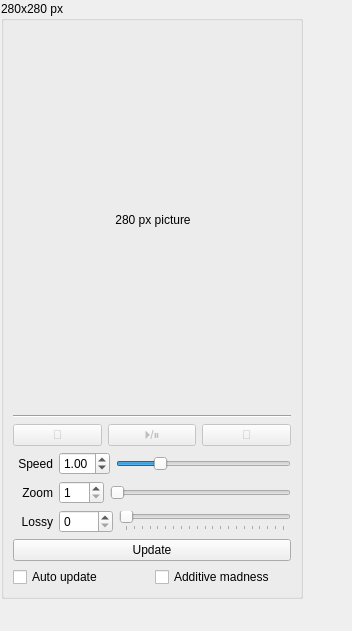
<?xml version="1.0" encoding="UTF-8"?>
<ui version="4.0">
 <class>Form</class>
 <widget class="QWidget" name="Form">
  <property name="geometry">
   <rect>
    <x>0</x>
    <y>0</y>
    <width>352</width>
    <height>631</height>
   </rect>
  </property>
  <property name="windowTitle">
   <string>Form</string>
  </property>
  <widget class="QGroupBox" name="layout_gif280">
   <property name="geometry">
    <rect>
     <x>1</x>
     <y>1</y>
     <width>302</width>
     <height>598</height>
    </rect>
   </property>
   <property name="sizePolicy">
    <sizepolicy hsizetype="Preferred" vsizetype="Expanding">
     <horstretch>0</horstretch>
     <verstretch>0</verstretch>
    </sizepolicy>
   </property>
   <property name="title">
    <string>280x280 px</string>
   </property>
   <layout class="QVBoxLayout" name="verticalLayout">
    <property name="spacing">
     <number>6</number>
    </property>
    <property name="bottomMargin">
     <number>9</number>
    </property>
    <item>
     <spacer name="verticalSpacer_2">
      <property name="orientation">
       <enum>Qt::Vertical</enum>
      </property>
      <property name="sizeHint" stdset="0">
       <size>
        <width>20</width>
        <height>40</height>
       </size>
      </property>
     </spacer>
    </item>
    <item>
     <layout class="QGridLayout" name="gridLayout">
      <item row="0" column="0">
       <widget class="QLabel" name="gifplayer280">
        <property name="sizePolicy">
         <sizepolicy hsizetype="Preferred" vsizetype="MinimumExpanding">
          <horstretch>0</horstretch>
          <verstretch>0</verstretch>
         </sizepolicy>
        </property>
        <property name="minimumSize">
         <size>
          <width>280</width>
          <height>280</height>
         </size>
        </property>
        <property name="text">
         <string>280 px picture</string>
        </property>
        <property name="alignment">
         <set>Qt::AlignCenter</set>
        </property>
       </widget>
      </item>
     </layout>
    </item>
    <item>
     <spacer name="verticalSpacer">
      <property name="orientation">
       <enum>Qt::Vertical</enum>
      </property>
      <property name="sizeHint" stdset="0">
       <size>
        <width>20</width>
        <height>40</height>
       </size>
      </property>
     </spacer>
    </item>
    <item>
     <widget class="Line" name="line">
      <property name="orientation">
       <enum>Qt::Horizontal</enum>
      </property>
     </widget>
    </item>
    <item>
     <layout class="QHBoxLayout" name="layout_playback280">
      <item>
       <widget class="QPushButton" name="btn_fb280">
        <property name="enabled">
         <bool>false</bool>
        </property>
        <property name="minimumSize">
         <size>
          <width>30</width>
          <height>0</height>
         </size>
        </property>
        <property name="font">
         <font>
          <family>Segoe UI Symbol</family>
         </font>
        </property>
        <property name="text">
         <string></string>
        </property>
       </widget>
      </item>
      <item>
       <widget class="QPushButton" name="btn_playpause280">
        <property name="enabled">
         <bool>false</bool>
        </property>
        <property name="minimumSize">
         <size>
          <width>30</width>
          <height>0</height>
         </size>
        </property>
        <property name="font">
         <font>
          <family>Segoe UI Symbol</family>
         </font>
        </property>
        <property name="text">
         <string>⏵/⏸</string>
        </property>
        <property name="checkable">
         <bool>true</bool>
        </property>
       </widget>
      </item>
      <item>
       <widget class="QPushButton" name="btn_ff280">
        <property name="enabled">
         <bool>false</bool>
        </property>
        <property name="minimumSize">
         <size>
          <width>30</width>
          <height>0</height>
         </size>
        </property>
        <property name="font">
         <font>
          <family>Segoe UI Symbol</family>
         </font>
        </property>
        <property name="text">
         <string></string>
        </property>
       </widget>
      </item>
     </layout>
    </item>
    <item>
     <layout class="QHBoxLayout" name="layout_speed280">
      <property name="topMargin">
       <number>0</number>
      </property>
      <item>
       <widget class="QLabel" name="lbl_speed280">
        <property name="minimumSize">
         <size>
          <width>40</width>
          <height>0</height>
         </size>
        </property>
        <property name="layoutDirection">
         <enum>Qt::LeftToRight</enum>
        </property>
        <property name="autoFillBackground">
         <bool>false</bool>
        </property>
        <property name="text">
         <string>Speed</string>
        </property>
        <property name="alignment">
         <set>Qt::AlignRight|Qt::AlignTrailing|Qt::AlignVCenter</set>
        </property>
       </widget>
      </item>
      <item>
       <widget class="QDoubleSpinBox" name="spin_speed280">
        <property name="wrapping">
         <bool>false</bool>
        </property>
        <property name="frame">
         <bool>true</bool>
        </property>
        <property name="buttonSymbols">
         <enum>QAbstractSpinBox::UpDownArrows</enum>
        </property>
        <property name="minimum">
         <double>0.100000000000000</double>
        </property>
        <property name="maximum">
         <double>4.000000000000000</double>
        </property>
        <property name="singleStep">
         <double>0.010000000000000</double>
        </property>
        <property name="value">
         <double>1.000000000000000</double>
        </property>
       </widget>
      </item>
      <item>
       <widget class="QSlider" name="slider_speed280">
        <property name="minimum">
         <number>10</number>
        </property>
        <property name="maximum">
         <number>400</number>
        </property>
        <property name="singleStep">
         <number>1</number>
        </property>
        <property name="value">
         <number>100</number>
        </property>
        <property name="orientation">
         <enum>Qt::Horizontal</enum>
        </property>
        <property name="invertedAppearance">
         <bool>false</bool>
        </property>
        <property name="tickPosition">
         <enum>QSlider::NoTicks</enum>
        </property>
       </widget>
      </item>
     </layout>
    </item>
    <item>
     <layout class="QHBoxLayout" name="layout_scale280">
      <item>
       <widget class="QLabel" name="lbl_scale280">
        <property name="minimumSize">
         <size>
          <width>40</width>
          <height>0</height>
         </size>
        </property>
        <property name="layoutDirection">
         <enum>Qt::LeftToRight</enum>
        </property>
        <property name="autoFillBackground">
         <bool>false</bool>
        </property>
        <property name="text">
         <string>Zoom</string>
        </property>
        <property name="alignment">
         <set>Qt::AlignRight|Qt::AlignTrailing|Qt::AlignVCenter</set>
        </property>
       </widget>
      </item>
      <item>
       <widget class="QSpinBox" name="spin_scale280">
        <property name="minimumSize">
         <size>
          <width>45</width>
          <height>0</height>
         </size>
        </property>
        <property name="minimum">
         <number>1</number>
        </property>
        <property name="maximum">
         <number>7</number>
        </property>
       </widget>
      </item>
      <item>
       <widget class="QSlider" name="slider_scale280">
        <property name="minimum">
         <number>1</number>
        </property>
        <property name="maximum">
         <number>7</number>
        </property>
        <property name="orientation">
         <enum>Qt::Horizontal</enum>
        </property>
       </widget>
      </item>
     </layout>
    </item>
    <item>
     <layout class="QHBoxLayout" name="layout_quality280">
      <item alignment="Qt::AlignRight">
       <widget class="QLabel" name="lbl_quality280">
        <property name="minimumSize">
         <size>
          <width>40</width>
          <height>0</height>
         </size>
        </property>
        <property name="frameShape">
         <enum>QFrame::NoFrame</enum>
        </property>
        <property name="frameShadow">
         <enum>QFrame::Plain</enum>
        </property>
        <property name="text">
         <string>Lossy</string>
        </property>
        <property name="alignment">
         <set>Qt::AlignRight|Qt::AlignTrailing|Qt::AlignVCenter</set>
        </property>
       </widget>
      </item>
      <item>
       <widget class="QSpinBox" name="spin_quality280">
        <property name="maximum">
         <number>1024</number>
        </property>
       </widget>
      </item>
      <item>
       <widget class="QSlider" name="slider_quality280">
        <property name="maximum">
         <number>400</number>
        </property>
        <property name="pageStep">
         <number>20</number>
        </property>
        <property name="orientation">
         <enum>Qt::Horizontal</enum>
        </property>
        <property name="tickPosition">
         <enum>QSlider::TicksBelow</enum>
        </property>
        <property name="tickInterval">
         <number>20</number>
        </property>
       </widget>
      </item>
     </layout>
    </item>
    <item>
     <layout class="QVBoxLayout" name="layout_preview280">
      <item>
       <widget class="QPushButton" name="btn_update280">
        <property name="sizePolicy">
         <sizepolicy hsizetype="MinimumExpanding" vsizetype="Fixed">
          <horstretch>0</horstretch>
          <verstretch>0</verstretch>
         </sizepolicy>
        </property>
        <property name="text">
         <string>Update</string>
        </property>
       </widget>
      </item>
      <item>
       <layout class="QHBoxLayout" name="horizontalLayout_3">
        <item>
         <widget class="QCheckBox" name="check_livepreview280">
          <property name="sizePolicy">
           <sizepolicy hsizetype="Minimum" vsizetype="Minimum">
            <horstretch>0</horstretch>
            <verstretch>0</verstretch>
           </sizepolicy>
          </property>
          <property name="text">
           <string>Auto update</string>
          </property>
         </widget>
        </item>
        <item>
         <widget class="QCheckBox" name="check_endless_lossy280">
          <property name="text">
           <string>Additive madness</string>
          </property>
         </widget>
        </item>
       </layout>
      </item>
     </layout>
    </item>
   </layout>
  </widget>
 </widget>
 <resources/>
 <connections/>
</ui>
